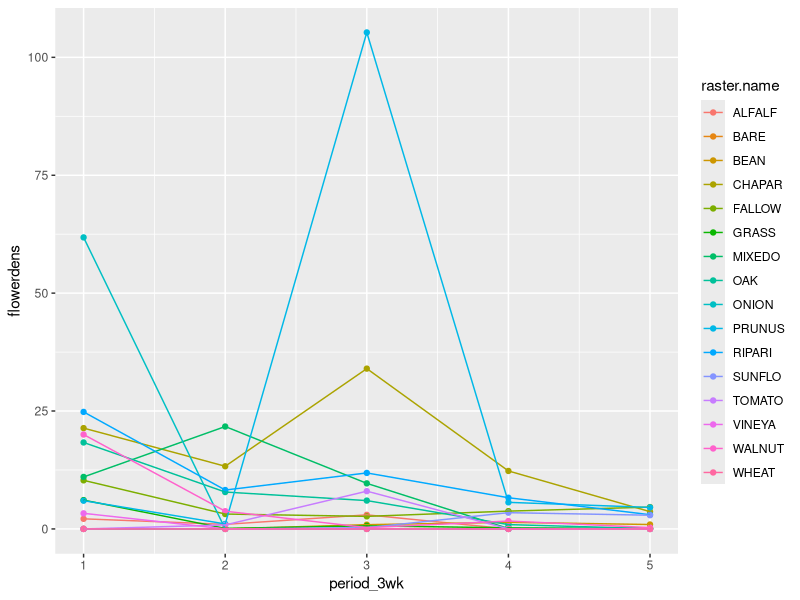
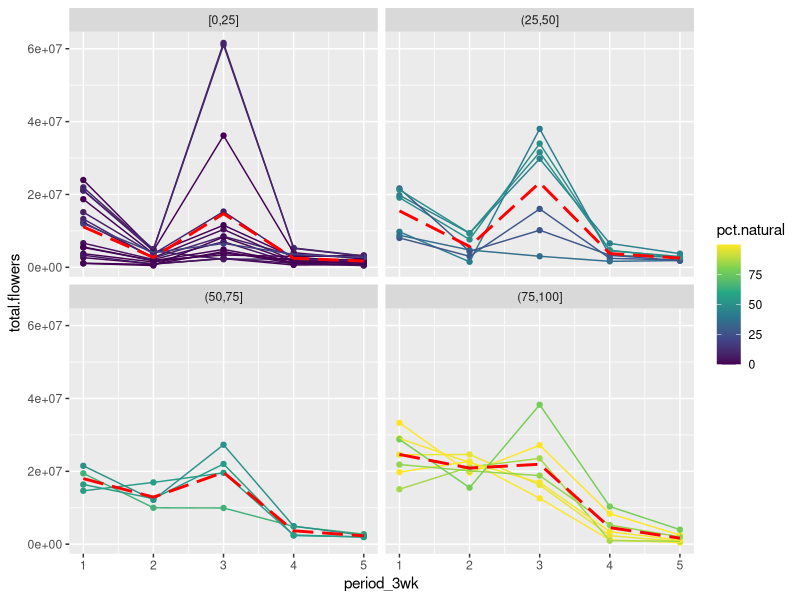
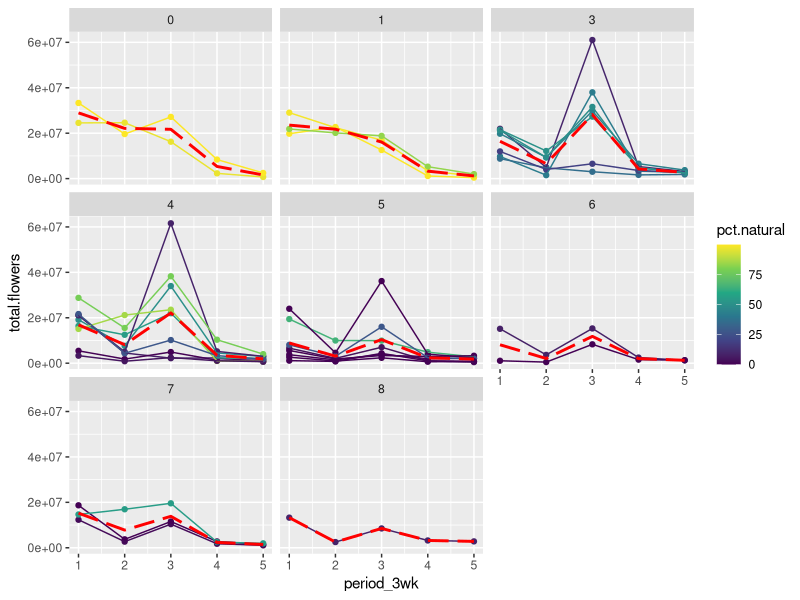
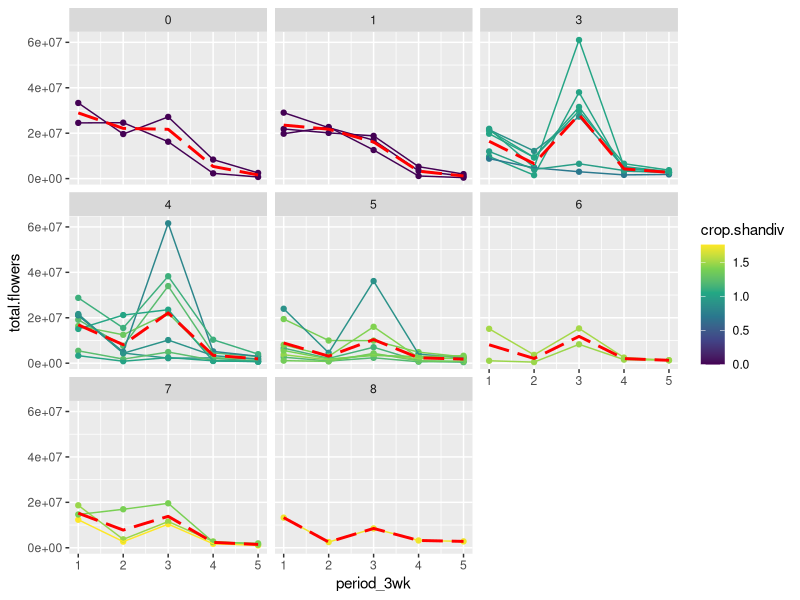
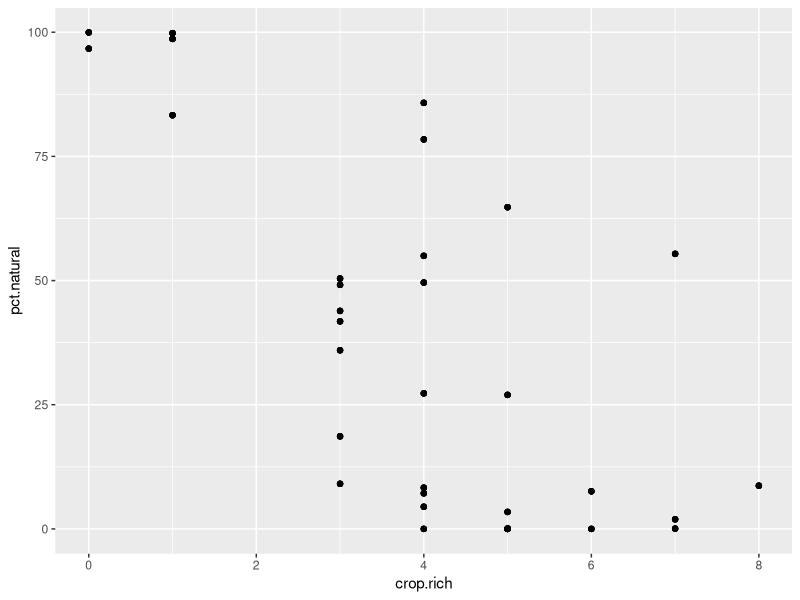
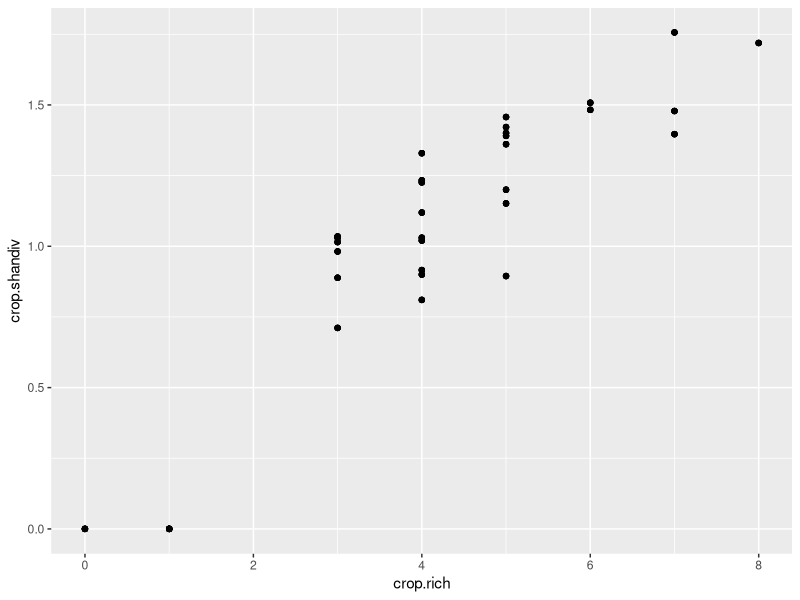
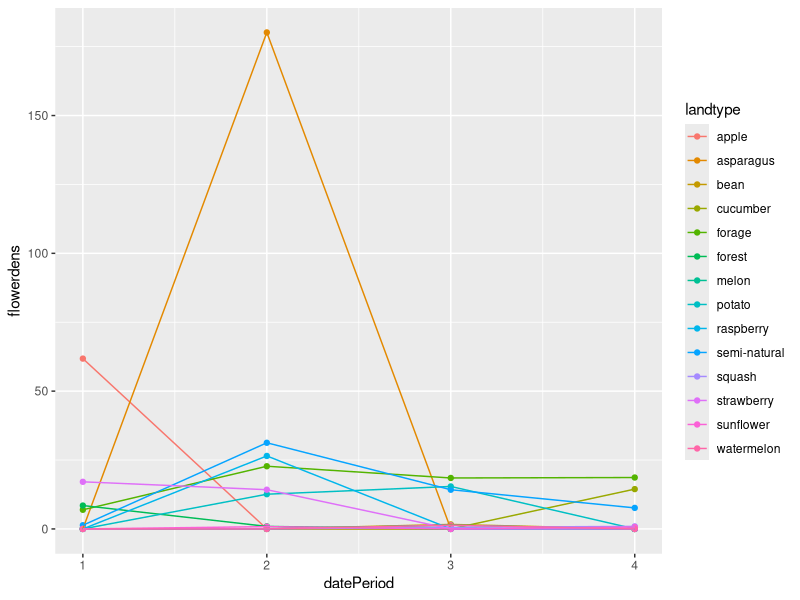
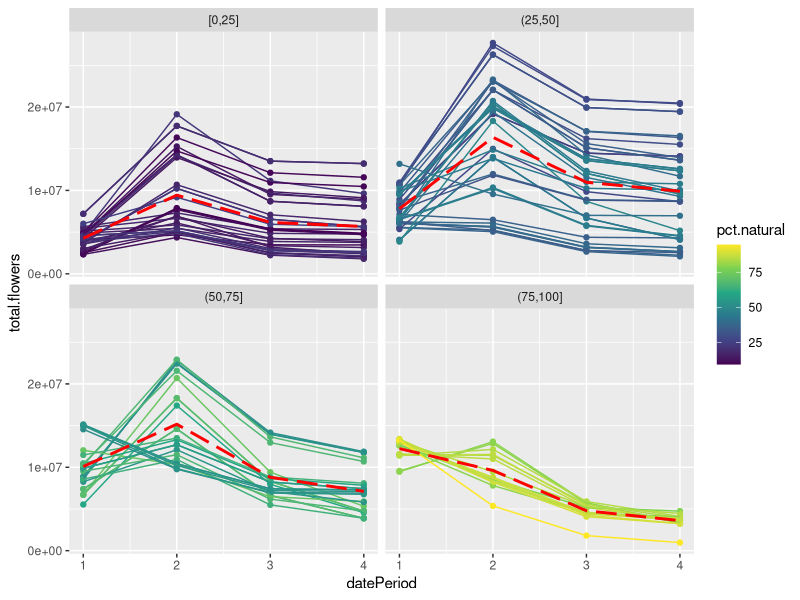

Write the R code that produced these figures, in order. (Note: this script raises an error after producing the figures.)
## ---- chunk 1
library(tidyverse)

flowerbuf.gf <- read.csv("data/flowerbuf_gf2021.csv")
flowerbuf.hw <- read.csv("data/flowerbuf_hw2025.csv")
lc.iv <- read.csv("data/lcareas_iverson.csv")

flr.gf <- read.csv("data/florlc_gf2021.csv")
flr.hw <- read.csv("data/florlc_hw2025.csv")

lcflr.gf <- read.csv("data/flowerdens_gf2021_v2.csv")
lcflr.iv <- read.csv("data/flowerdens_iverson.csv")
lcflr.hw <- read.csv("data/flowerdens_hw2025_v2.csv")

key.iv <- read.csv("data-raw/Iversonetal/iverson_landcover_codes.csv")
lckey.hw <- read.csv("data/spatial/hw2025_lc_key.csv")

## ---- chunk 2

ggplot(lcflr.hw, aes(period_3wk, flowerdens, color = raster.name)) +
  geom_point() + geom_line()

## ---- chunk 3

buf.hw <- flowerbuf.hw |> filter(buffer == 750)

croparea.hw <- buf.hw |>
  group_by(period_3wk, SITE, landcover.4cat) |>
  summarize(area = sum(area), total.flowers = sum(total.flowers), .groups = "drop") |>
  pivot_wider(id_cols = c(period_3wk, SITE), 
              names_from = landcover.4cat, values_from = c(area, total.flowers)) |>
  mutate(
    total.flowers = total.flowers_crop + total.flowers_natural,
    total.area = area_crop + area_natural,
    pct.natural = 100*area_natural/(750*750*pi),
    pct.nat.intv = cut_width(pct.natural, width = 25, boundary = 0)
  )

croparea.hw.mn <- croparea.hw |> group_by(period_3wk, pct.nat.intv) |>
  summarize(total.flowers = mean(total.flowers), .groups = "drop")

ggplot(croparea.hw, aes(period_3wk, total.flowers)) +
  geom_point(aes(group = SITE, color = pct.natural)) + geom_line(aes(group = SITE, color = pct.natural)) + 
  geom_line(data = croparea.hw.mn, color = "red", lwd = 1, lty = 5) +
  scale_color_viridis_c(option = "viridis") + facet_wrap(~pct.nat.intv)

## ---- chunk 4

croprich.hw <- buf.hw |> rowwise() |>
  mutate(crop = landcover.4cat=="crop" & area > 0) |>
  group_by(period_3wk, SITE) |>
  summarize(total.flowers = sum(total.flowers), crop.rich = sum(crop), 
            .groups = "drop")

croparearich.hw <- croparea.hw |> select(period_3wk, SITE, area_crop, area_natural, pct.natural, total.flowers) |>
  left_join(croprich.hw |> select(period_3wk, SITE, crop.rich), by = c("period_3wk", "SITE"))

croparearich.hw.mn <- croparearich.hw |> group_by(period_3wk, crop.rich) |>
  summarize(total.flowers = mean(total.flowers), .groups = "drop")

ggplot(croparearich.hw, aes(period_3wk, total.flowers)) + 
  geom_point(aes(group = SITE, color = pct.natural)) + geom_line(aes(group = SITE, color = pct.natural)) + 
  geom_line(data = croparearich.hw.mn, color = "red", lwd = 1, lty = 5) +
  facet_wrap(~crop.rich) + scale_color_viridis_c(option = "viridis")
## ---- chunk 5

cropdiv.hw <- croparea.hw |> select(SITE, area_crop) |> distinct() |>
  right_join(buf.hw, by = "SITE") |> filter(landcover.4cat == "crop") |> 
  mutate(P_i = area/area_crop, P_i2 = P_i * log(P_i)) |>
  group_by(period_3wk, SITE) |>
  summarize(crop.shandiv = - sum(P_i2, na.rm = TRUE), .groups = "drop") |>
  right_join(croparearich.hw, by = c("period_3wk", "SITE"))

ggplot(cropdiv.hw, aes(period_3wk, total.flowers)) + 
  geom_point(aes(group = SITE, color = crop.shandiv)) + geom_line(aes(group = SITE, color = crop.shandiv)) +
  geom_line(data = croparearich.hw.mn, color = "red", lwd = 1, lty = 5) + facet_wrap(~crop.rich) +
  scale_color_viridis_c(option = "viridis")

## ---- chunk 6

ggplot(croparearich.hw, aes(crop.rich, pct.natural)) + geom_point()

## ---- chunk 7

ggplot(cropdiv.hw, aes(crop.rich, crop.shandiv)) + geom_point()

## ---- chunk 8

ggplot(lcflr.gf,
       aes(datePeriod, flowerdens, color = landtype)) + geom_point() + geom_line()

## ---- chunk 9

buf.gf <- flowerbuf.gf |> filter(buffer == 750)

croparea.gf <- buf.gf |>
  group_by(datePeriod, transect, crop) |>
  summarize(area = sum(area), total.flowers = sum(total.flowers), .groups = "drop") |>
  pivot_wider(id_cols = c(datePeriod, transect), 
              names_from = crop, values_from = c(area, total.flowers)) |>
  mutate(
    total.flowers = total.flowers_crop + total.flowers_natural,
    total.area = area_crop + area_natural,
    pct.natural = 100*area_natural/(750*750*pi),
    pct.nat.intv = cut_width(pct.natural, width = 25, boundary = 0)
  )

croparea.gf.mn <- croparea.gf |> group_by(datePeriod, pct.nat.intv) |>
  summarize(total.flowers = mean(total.flowers), .groups = "drop")

ggplot(croparea.gf, aes(datePeriod, total.flowers)) +
  geom_point(aes(group = transect, color = pct.natural)) + geom_line(aes(group = transect, color = pct.natural)) + 
  geom_line(data = croparea.gf.mn, color = "red", lwd = 1, lty = 5) +
  scale_color_viridis_c(option = "viridis") + facet_wrap(~pct.nat.intv)


## ---- chunk 10

croprich.gf <- buf.gf |> rowwise() |>
  mutate(crop = crop=="crop" & area > 0) |>
  group_by(datePeriod, transect) |>
  summarize(total.flowers = sum(total.flowers), crop.rich = sum(crop), 
            .groups = "drop")

croparearich.gf <- croparea.gf |> select(datePeriod, transect, area_crop, area_natural, pct.natural, total.flowers) |>
  left_join(croprich.gf |> select(datePeriod, transect, crop.rich), by = c("datePeriod", "transect"))

croparearich.gf.mn <- croparearich.gf |> group_by(datePeriod, crop.rich) |>
  summarize(total.flowers = mean(total.flowers), .groups = "drop")

ggplot(croparearich.gf, aes(datePeriod, total.flowers)) + 
  geom_point(aes(group = transect, color = pct.natural)) + geom_line(aes(group = transect, color = pct.natural)) + 
  geom_line(data = croparearich.gf.mn, color = "red", lwd = 1, lty = 5) +
  facet_wrap(~crop.rich) + scale_color_viridis_c(option = "viridis")

## ---- chunk 11

cropdiv.gf <- croparea.gf |> select(transect, area_crop) |> distinct() |>
  right_join(buf.gf, by = "transect") |> filter(crop == "crop") |> 
  mutate(P_i = area/area_crop, P_i2 = P_i * log(P_i)) |>
  group_by(datePeriod, transect) |>
  summarize(crop.shandiv = - sum(P_i2, na.rm = TRUE), .groups = "drop") |>
  right_join(croparearich.gf, by = c("datePeriod", "transect"))

ggplot(cropdiv.gf, aes(datePeriod, total.flowers)) + 
  geom_point(aes(group = transect, color = crop.shandiv)) + geom_line(aes(group = transect, color = crop.shandiv)) + 
  geom_line(data = croparearich.gf.mn, color = "red", lwd = 1, lty = 5) +
  facet_wrap(~crop.rich) + scale_color_viridis_c(option = "viridis")

## ---- chunk 12

ggplot(croparearich.gf |> 
         separate_wider_delim(transect, delim = ".", names = c("site"), too_many = "drop", cols_remove = FALSE),
       aes(crop.rich, pct.natural, color = site)) + geom_point()

## ---- chunk 13

ggplot(cropdiv.gf |> 
         separate_wider_delim(transect, delim = ".", names = c("site"), too_many = "drop", cols_remove = FALSE),
       aes(crop.rich, crop.shandiv, color = site)) + geom_point()

## ---- chunk 14
#| fig-cap: Flowering curves from Iverson data. Solid vertical lines show extent used for calculating coefficient of variation for entire season; black dotted lines show sampled time points across the full range; orange dashed lines show the truncated points of sampling.
#| fig-width: 6
#| fig-height: 2.5

# ggplot(lcflr.iv |> 
#          pivot_longer(d1:d365, names_to = "julianDay", values_to = "flowers_per_m2") |>
#          mutate(julianDay = as.numeric(gsub("d","",julianDay))),
#        aes(julianDay, flowers_per_m2,
#            group = Floral_resources_landcover, 
#            color = Floral_resources_landcover)) + geom_line() +
#   theme(legend.position = "bottom", 
#         legend.title=element_blank())

ggplot(lcflr.iv |> 
         pivot_longer(d1:d365, names_to = "julianDay", 
                      values_to = "flowers_per_m2") |>
         mutate(julianDay = as.numeric(gsub("d","",julianDay))) |> 
  mutate(date = as.Date(julianDay, origin=as.Date("2015-12-31"))),
       aes(date, flowers_per_m2,
           group = Floral_resources_landcover, 
           color = Floral_resources_landcover)) + geom_line() +
  geom_vline(xintercept = as.Date(c("2016-03-01","2016-09-30"))) +
  geom_vline(xintercept = 
               as.Date(c("2016-04-15","2016-05-15","2016-06-15","2016-07-15","2016-08-15")),
             linetype=5) +
  theme(legend.position = "none")

## ---- chunk 15

buf.iv <- lc.iv |> filter(buffer == "buf750") |>
  pivot_longer(cols = Alfalfa:Plums,
               names_to = "Floral_resources_landcover",
               values_to = "area") |> 
  mutate(Floral_resources_landcover = 
           replace_values(Floral_resources_landcover,
                          "Urban.tree" ~ "Urban tree")) |>
  left_join(lcflr.iv, by = "Floral_resources_landcover") |>
  filter(!is.na(area)) |> 
  pivot_longer(d1:d365, names_to = "julianDay", values_to = "flowers_m2") |>
  mutate(
    total.flowers = area * flowers_m2,
    julianDay = as.numeric(gsub("d","",julianDay))
    ) |> 
  mutate(date = as.Date(julianDay, origin=as.Date("2015-12-31"))) |>
  filter(date >= "2016-03-01" & date <= "2016-09-30")


croparea.iv <- buf.iv |>
  group_by(site, Group, date) |>
  summarize(area = sum(area), total.flowers = sum(total.flowers), .groups = "drop") |>
  pivot_wider(id_cols = c(date, site), 
              names_from = Group, values_from = c(area, total.flowers)) |>
  mutate(
    total.flowers = rowSums(across(total.flowers_Agriculture:total.flowers_Wetland)),
    total.area = rowSums(across(area_Agriculture:area_Wetland)),
    area_natural = area_Forest + area_Wetland + area_Succesional + area_Ditch,
    pct.natural = 100*area_natural/(750*750*pi),
    pct.nat.intv = cut_width(pct.natural, width = 25, boundary = 0)
  )

croparea.iv.sum <- croparea.iv |> select(site, pct.natural, pct.nat.intv) |> distinct()

croparea.iv.mn <- croparea.iv |> group_by(date, pct.nat.intv) |>
  summarize(total.flowers = mean(total.flowers), .groups = "drop")

ggplot(croparea.iv, aes(date, total.flowers)) +
  geom_line(aes(group = site, color = pct.natural)) + 
  geom_line(data = croparea.iv.mn, mapping = aes(date, total.flowers), color = "red", lwd = 1) +
  scale_color_viridis_c(option = "viridis") + facet_wrap(~pct.nat.intv)


## ---- chunk 16

croprich.iv <- buf.iv |> rowwise() |>
  mutate(crop = Group=="Agriculture" & area > 0) |>
  group_by(date, site) |>
  summarize(total.flowers = sum(total.flowers), crop.rich = sum(crop), .groups = "drop")

croparearich.iv <- croparea.iv |> select(date, site, area_Agriculture, area_natural, pct.natural, total.flowers) |>
  rename(area_crop = area_Agriculture) |>
  left_join(croprich.iv |> select(date, site, crop.rich), by = c("date", "site"))

croparearich.iv.mn <- croparearich.iv |> group_by(date, crop.rich) |>
  summarize(total.flowers = mean(total.flowers), .groups = "drop")

ggplot(croparearich.iv, aes(date, total.flowers)) + 
  geom_line(aes(group = site, color = pct.natural)) +
  geom_line(data = croparearich.iv.mn, mapping = aes(date, total.flowers), color = "red", lwd = 0.5, lty = 5) +
  facet_wrap(~crop.rich) + scale_color_viridis_c(option = "viridis")

## ---- chunk 17

cropdiv.iv <- croparea.iv |> select(site, area_Agriculture) |> distinct() |>
  right_join(buf.iv, by = "site") |> filter(Group == "Agriculture") |> 
  mutate(P_i = area/area_Agriculture, P_i2 = P_i * log(P_i)) |>
  group_by(date, site) |>
  summarize(crop.shandiv = - sum(P_i2, na.rm = TRUE), .groups = "drop") |>
  right_join(croparearich.iv, by = c("date", "site"))

ggplot(cropdiv.iv, aes(date, total.flowers)) + 
  geom_line(aes(group = site, color = crop.shandiv)) +
  geom_line(data = croparearich.iv.mn, mapping = aes(date, total.flowers), color = "red", lwd = 0.5, lty = 5) +
  facet_wrap(~crop.rich) + scale_color_viridis_c(option = "viridis")

## ---- chunk 18

buf.iv_5 <-lc.iv |> filter(buffer == "buf750") |>
  pivot_longer(cols = Alfalfa:Plums,
               names_to = "Floral_resources_landcover",
               values_to = "area") |> 
  mutate(Floral_resources_landcover = 
           replace_values(Floral_resources_landcover,
                          "Urban.tree" ~ "Urban tree")) |>
  left_join(lcflr.iv, by = "Floral_resources_landcover") |>
  filter(!is.na(area)) |> 
  pivot_longer(d1:d365, names_to = "julianDay", values_to = "flowers_m2") |>
  mutate(
    total.flowers = area * flowers_m2,
    julianDay = as.numeric(gsub("d","",julianDay))
    ) |> 
  mutate(date = as.Date(julianDay, origin=as.Date("2015-12-31"))) |>
  filter(date %in% c("2016-04-15","2016-05-15","2016-06-15","2016-07-15","2016-08-15"))


croparea.iv_5 <- buf.iv_5 |>
  group_by(site, Group, date) |>
  summarize(area = sum(area), total.flowers = sum(total.flowers), .groups = "drop") |>
  pivot_wider(id_cols = c(date, site), 
              names_from = Group, values_from = c(area, total.flowers)) |>
  mutate(
    total.flowers = rowSums(across(total.flowers_Agriculture:total.flowers_Wetland)),
    total.area = rowSums(across(area_Agriculture:area_Wetland)),
    area_natural = area_Forest + area_Wetland + area_Succesional,
    pct.natural = 100*area_natural/(750*750*pi),
    pct.nat.intv = cut_width(pct.natural, width = 25, boundary = 0)
  )

croparea.iv_5.sum <- croparea.iv_5 |> select(site, pct.natural, pct.nat.intv) |> distinct()

croparea.iv_5.mn <- croparea.iv_5 |> group_by(date, pct.nat.intv) |>
  summarize(total.flowers = mean(total.flowers), .groups = "drop")

ggplot(croparea.iv_5, aes(date, total.flowers)) +
  geom_line(aes(group = site, color = pct.natural)) + 
  geom_line(data = croparea.iv_5.mn, mapping = aes(date, total.flowers), color = "red", lwd = 1) +
  scale_color_viridis_c(option = "viridis") + facet_wrap(~pct.nat.intv)


## ---- chunk 19

croprich.iv_5 <- buf.iv_5 |> rowwise() |>
  mutate(crop = Group=="Agriculture" & area > 0) |>
  group_by(date, site) |>
  summarize(total.flowers = sum(total.flowers), crop.rich = sum(crop), .groups = "drop")

croparearich.iv_5 <- croparea.iv_5 |> select(date, site, area_Agriculture, area_natural, pct.natural, total.flowers) |>
  rename(area_crop = area_Agriculture) |>
  left_join(croprich.iv |> select(date, site, crop.rich), by = c("date", "site"))

croparearich.iv_5.mn <- croparearich.iv_5 |> group_by(date, crop.rich) |>
  summarize(total.flowers = mean(total.flowers), .groups = "drop")

ggplot(croparearich.iv_5, aes(date, total.flowers)) + 
  geom_line(aes(group = site, color = pct.natural)) +
  geom_line(data = croparearich.iv_5.mn, mapping = aes(date, total.flowers), color = "red", lwd = 0.5, lty = 5) +
  facet_wrap(~crop.rich) + scale_color_viridis_c(option = "viridis")

## ---- chunk 20

cropdiv.iv_5 <- croparea.iv_5 |> select(site, area_Agriculture) |> distinct() |>
  right_join(buf.iv, by = "site") |> filter(Group == "Agriculture") |> 
  mutate(P_i = area/area_Agriculture, P_i2 = P_i * log(P_i)) |>
  group_by(date, site) |>
  summarize(crop.shandiv = - sum(P_i2, na.rm = TRUE), .groups = "drop") |>
  right_join(croparearich.iv_5, by = c("date", "site"))

ggplot(cropdiv.iv_5, aes(date, total.flowers)) + 
  geom_line(aes(group = site, color = crop.shandiv)) +
  geom_line(data = croparearich.iv_5.mn, mapping = aes(date, total.flowers), color = "red", lwd = 0.5, lty = 5) +
  facet_wrap(~crop.rich) + scale_color_viridis_c(option = "viridis")

## ---- chunk 21

cropdiv.iv.sum <- cropdiv.iv |> select(site, pct.natural, crop.rich, crop.shandiv) |> 
  distinct() |> 
  separate_wider_delim(site, delim = " ", names = c("farmsite", "farm"),
                       too_many = "merge", cols_remove = FALSE)

# Source - https://stackoverflow.com/q/76810554
# Posted by Lucile Mo', modified by community. See post 'Timeline' for change history
# Retrieved 2026-09-09, License - CC BY-SA 4.0

shapes <- c(0,2, 4, 7, 10, 15, 17, 18)
col_vibrant <- c("#0077BB","#33BBEE","#009988","#EE7733","#CC3311","#EE3377",  "#BBBBBB")

ggplot(cropdiv.iv.sum, aes(crop.rich, pct.natural, color = farm, pch = farm)) + geom_point() +
  scale_colour_manual(values = sample(col_vibrant, 81, replace = TRUE)) +
  scale_shape_manual(values = sample(shapes, 81, replace = TRUE)) +
  theme(legend.position = "none")

## ---- chunk 22

ggplot(cropdiv.iv.sum, aes(crop.rich, crop.shandiv, color = farm, pch = farm)) + geom_point() +
  scale_colour_manual(values = sample(col_vibrant, 81, replace = TRUE)) +
  scale_shape_manual(values = sample(shapes, 81, replace = TRUE)) +
  theme(legend.position = "none")

## ---- chunk 23
#| include: false

write.csv(cropdiv.gf, "data/cropdiv_gf2021.csv", row.names = FALSE)
write.csv(cropdiv.hw, "data/cropdiv_hw2025.csv", row.names = FALSE)
write.csv(cropdiv.iv, "data/cropdiv_iverson.csv", row.names = FALSE)
write.csv(cropdiv.iv_5, "data/cropdiv5_iverson.csv", row.names = FALSE)
